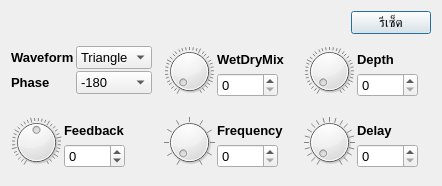
<?xml version="1.0" encoding="UTF-8"?>
<ui version="4.0">
 <class>ChorusDialog</class>
 <widget class="QDialog" name="ChorusDialog">
  <property name="geometry">
   <rect>
    <x>0</x>
    <y>0</y>
    <width>442</width>
    <height>186</height>
   </rect>
  </property>
  <property name="font">
   <font>
    <pointsize>10</pointsize>
   </font>
  </property>
  <property name="windowTitle">
   <string>เอฟเฟ็กต์เสียงประสาน : Chorus</string>
  </property>
  <property name="locale">
   <locale language="English" country="UnitedStates"/>
  </property>
  <layout class="QVBoxLayout" name="verticalLayout_9">
   <property name="spacing">
    <number>12</number>
   </property>
   <item>
    <layout class="QHBoxLayout" name="horizontalLayout_3">
     <item>
      <widget class="SwitchButton" name="btnSwitch" native="true">
       <property name="minimumSize">
        <size>
         <width>51</width>
         <height>21</height>
        </size>
       </property>
       <property name="maximumSize">
        <size>
         <width>51</width>
         <height>21</height>
        </size>
       </property>
       <property name="toolTip">
        <string>เปิด / ปิด  เสียงประสาน</string>
       </property>
      </widget>
     </item>
     <item>
      <spacer name="horizontalSpacer">
       <property name="orientation">
        <enum>Qt::Horizontal</enum>
       </property>
       <property name="sizeHint" stdset="0">
        <size>
         <width>40</width>
         <height>20</height>
        </size>
       </property>
      </spacer>
     </item>
     <item>
      <widget class="QPushButton" name="btnReset">
       <property name="text">
        <string>รีเซ็ต</string>
       </property>
      </widget>
     </item>
    </layout>
   </item>
   <item>
    <layout class="QGridLayout" name="gridLayout">
     <property name="horizontalSpacing">
      <number>12</number>
     </property>
     <item row="0" column="0">
      <layout class="QVBoxLayout" name="verticalLayout_6">
       <property name="spacing">
        <number>12</number>
       </property>
       <item>
        <layout class="QFormLayout" name="formLayout">
         <property name="horizontalSpacing">
          <number>2</number>
         </property>
         <property name="verticalSpacing">
          <number>2</number>
         </property>
         <item row="0" column="0">
          <widget class="QLabel" name="label_6">
           <property name="font">
            <font>
             <weight>75</weight>
             <bold>true</bold>
            </font>
           </property>
           <property name="text">
            <string>Waveform</string>
           </property>
          </widget>
         </item>
         <item row="0" column="1">
          <widget class="QComboBox" name="cbWaveform">
           <property name="currentIndex">
            <number>0</number>
           </property>
           <property name="sizeAdjustPolicy">
            <enum>QComboBox::AdjustToContents</enum>
           </property>
           <item>
            <property name="text">
             <string>Triangle</string>
            </property>
           </item>
           <item>
            <property name="text">
             <string>Sine</string>
            </property>
           </item>
          </widget>
         </item>
         <item row="1" column="0">
          <widget class="QLabel" name="label_7">
           <property name="font">
            <font>
             <weight>75</weight>
             <bold>true</bold>
            </font>
           </property>
           <property name="text">
            <string>Phase</string>
           </property>
          </widget>
         </item>
         <item row="1" column="1">
          <widget class="QComboBox" name="cbPhase">
           <property name="sizeAdjustPolicy">
            <enum>QComboBox::AdjustToContents</enum>
           </property>
           <item>
            <property name="text">
             <string>-180</string>
            </property>
           </item>
           <item>
            <property name="text">
             <string>-90</string>
            </property>
           </item>
           <item>
            <property name="text">
             <string>0</string>
            </property>
           </item>
           <item>
            <property name="text">
             <string>90</string>
            </property>
           </item>
           <item>
            <property name="text">
             <string>180</string>
            </property>
           </item>
          </widget>
         </item>
        </layout>
       </item>
       <item>
        <layout class="QFormLayout" name="formLayout_2">
         <property name="horizontalSpacing">
          <number>2</number>
         </property>
         <item row="0" column="0">
          <widget class="QDial" name="dialFeedback">
           <property name="minimumSize">
            <size>
             <width>51</width>
             <height>51</height>
            </size>
           </property>
           <property name="maximumSize">
            <size>
             <width>51</width>
             <height>51</height>
            </size>
           </property>
           <property name="minimum">
            <number>-99</number>
           </property>
           <property name="maximum">
            <number>99</number>
           </property>
           <property name="notchTarget">
            <double>5.700000000000000</double>
           </property>
           <property name="notchesVisible">
            <bool>true</bool>
           </property>
          </widget>
         </item>
         <item row="0" column="1">
          <layout class="QVBoxLayout" name="verticalLayout_5">
           <item>
            <widget class="QLabel" name="label_3">
             <property name="font">
              <font>
               <weight>75</weight>
               <bold>true</bold>
              </font>
             </property>
             <property name="text">
              <string>Feedback</string>
             </property>
            </widget>
           </item>
           <item>
            <widget class="QSpinBox" name="spinFeedback">
             <property name="minimumSize">
              <size>
               <width>61</width>
               <height>0</height>
              </size>
             </property>
             <property name="maximumSize">
              <size>
               <width>61</width>
               <height>16777215</height>
              </size>
             </property>
             <property name="minimum">
              <number>-99</number>
             </property>
            </widget>
           </item>
          </layout>
         </item>
        </layout>
       </item>
      </layout>
     </item>
     <item row="0" column="1">
      <layout class="QVBoxLayout" name="verticalLayout_7">
       <property name="spacing">
        <number>12</number>
       </property>
       <item>
        <layout class="QFormLayout" name="formLayout_4">
         <property name="horizontalSpacing">
          <number>2</number>
         </property>
         <item row="0" column="0">
          <widget class="QDial" name="dialWetDryMix">
           <property name="minimumSize">
            <size>
             <width>51</width>
             <height>51</height>
            </size>
           </property>
           <property name="maximumSize">
            <size>
             <width>51</width>
             <height>51</height>
            </size>
           </property>
           <property name="minimum">
            <number>0</number>
           </property>
           <property name="maximum">
            <number>100</number>
           </property>
           <property name="notchTarget">
            <double>2.700000000000000</double>
           </property>
           <property name="notchesVisible">
            <bool>true</bool>
           </property>
          </widget>
         </item>
         <item row="0" column="1">
          <layout class="QVBoxLayout" name="verticalLayout">
           <item>
            <widget class="QLabel" name="label">
             <property name="font">
              <font>
               <weight>75</weight>
               <bold>true</bold>
              </font>
             </property>
             <property name="text">
              <string>WetDryMix</string>
             </property>
            </widget>
           </item>
           <item>
            <widget class="QSpinBox" name="spinWetDryMix">
             <property name="minimumSize">
              <size>
               <width>61</width>
               <height>0</height>
              </size>
             </property>
             <property name="maximumSize">
              <size>
               <width>61</width>
               <height>16777215</height>
              </size>
             </property>
             <property name="maximum">
              <number>100</number>
             </property>
            </widget>
           </item>
          </layout>
         </item>
        </layout>
       </item>
       <item>
        <layout class="QFormLayout" name="formLayout_3">
         <property name="horizontalSpacing">
          <number>2</number>
         </property>
         <item row="0" column="0">
          <widget class="QDial" name="dialFrequency">
           <property name="minimumSize">
            <size>
             <width>51</width>
             <height>51</height>
            </size>
           </property>
           <property name="maximumSize">
            <size>
             <width>51</width>
             <height>51</height>
            </size>
           </property>
           <property name="minimum">
            <number>0</number>
           </property>
           <property name="maximum">
            <number>10</number>
           </property>
           <property name="pageStep">
            <number>1</number>
           </property>
           <property name="notchesVisible">
            <bool>true</bool>
           </property>
          </widget>
         </item>
         <item row="0" column="1">
          <layout class="QVBoxLayout" name="verticalLayout_4">
           <item>
            <widget class="QLabel" name="label_4">
             <property name="font">
              <font>
               <weight>75</weight>
               <bold>true</bold>
              </font>
             </property>
             <property name="text">
              <string>Frequency</string>
             </property>
            </widget>
           </item>
           <item>
            <widget class="QSpinBox" name="spinFrequency">
             <property name="minimumSize">
              <size>
               <width>61</width>
               <height>0</height>
              </size>
             </property>
             <property name="maximumSize">
              <size>
               <width>61</width>
               <height>16777215</height>
              </size>
             </property>
             <property name="maximum">
              <number>10</number>
             </property>
            </widget>
           </item>
          </layout>
         </item>
        </layout>
       </item>
      </layout>
     </item>
     <item row="0" column="2">
      <layout class="QVBoxLayout" name="verticalLayout_8">
       <property name="spacing">
        <number>12</number>
       </property>
       <item>
        <layout class="QFormLayout" name="formLayout_5">
         <property name="horizontalSpacing">
          <number>2</number>
         </property>
         <item row="0" column="0">
          <widget class="QDial" name="dialDepth">
           <property name="minimumSize">
            <size>
             <width>51</width>
             <height>51</height>
            </size>
           </property>
           <property name="maximumSize">
            <size>
             <width>51</width>
             <height>51</height>
            </size>
           </property>
           <property name="minimum">
            <number>0</number>
           </property>
           <property name="maximum">
            <number>100</number>
           </property>
           <property name="notchTarget">
            <double>2.700000000000000</double>
           </property>
           <property name="notchesVisible">
            <bool>true</bool>
           </property>
          </widget>
         </item>
         <item row="0" column="1">
          <layout class="QVBoxLayout" name="verticalLayout_2">
           <item>
            <widget class="QLabel" name="label_2">
             <property name="font">
              <font>
               <weight>75</weight>
               <bold>true</bold>
              </font>
             </property>
             <property name="text">
              <string>Depth</string>
             </property>
            </widget>
           </item>
           <item>
            <widget class="QSpinBox" name="spinDepth">
             <property name="minimumSize">
              <size>
               <width>61</width>
               <height>0</height>
              </size>
             </property>
             <property name="maximumSize">
              <size>
               <width>61</width>
               <height>16777215</height>
              </size>
             </property>
             <property name="maximum">
              <number>100</number>
             </property>
            </widget>
           </item>
          </layout>
         </item>
        </layout>
       </item>
       <item>
        <layout class="QFormLayout" name="formLayout_6">
         <property name="horizontalSpacing">
          <number>2</number>
         </property>
         <item row="0" column="0">
          <widget class="QDial" name="dialDelay">
           <property name="minimumSize">
            <size>
             <width>51</width>
             <height>51</height>
            </size>
           </property>
           <property name="maximumSize">
            <size>
             <width>51</width>
             <height>51</height>
            </size>
           </property>
           <property name="minimum">
            <number>0</number>
           </property>
           <property name="maximum">
            <number>20</number>
           </property>
           <property name="pageStep">
            <number>1</number>
           </property>
           <property name="notchTarget">
            <double>2.699999999999999</double>
           </property>
           <property name="notchesVisible">
            <bool>true</bool>
           </property>
          </widget>
         </item>
         <item row="0" column="1">
          <layout class="QVBoxLayout" name="verticalLayout_3">
           <item>
            <widget class="QLabel" name="label_5">
             <property name="font">
              <font>
               <weight>75</weight>
               <bold>true</bold>
              </font>
             </property>
             <property name="text">
              <string>Delay</string>
             </property>
            </widget>
           </item>
           <item>
            <widget class="QSpinBox" name="spinDelay">
             <property name="minimumSize">
              <size>
               <width>61</width>
               <height>0</height>
              </size>
             </property>
             <property name="maximumSize">
              <size>
               <width>61</width>
               <height>16777215</height>
              </size>
             </property>
             <property name="maximum">
              <number>20</number>
             </property>
            </widget>
           </item>
          </layout>
         </item>
        </layout>
       </item>
      </layout>
     </item>
    </layout>
   </item>
  </layout>
 </widget>
 <customwidgets>
  <customwidget>
   <class>SwitchButton</class>
   <extends>QWidget</extends>
   <header>SwitchButton.h</header>
   <container>1</container>
  </customwidget>
 </customwidgets>
 <resources/>
 <connections/>
</ui>
